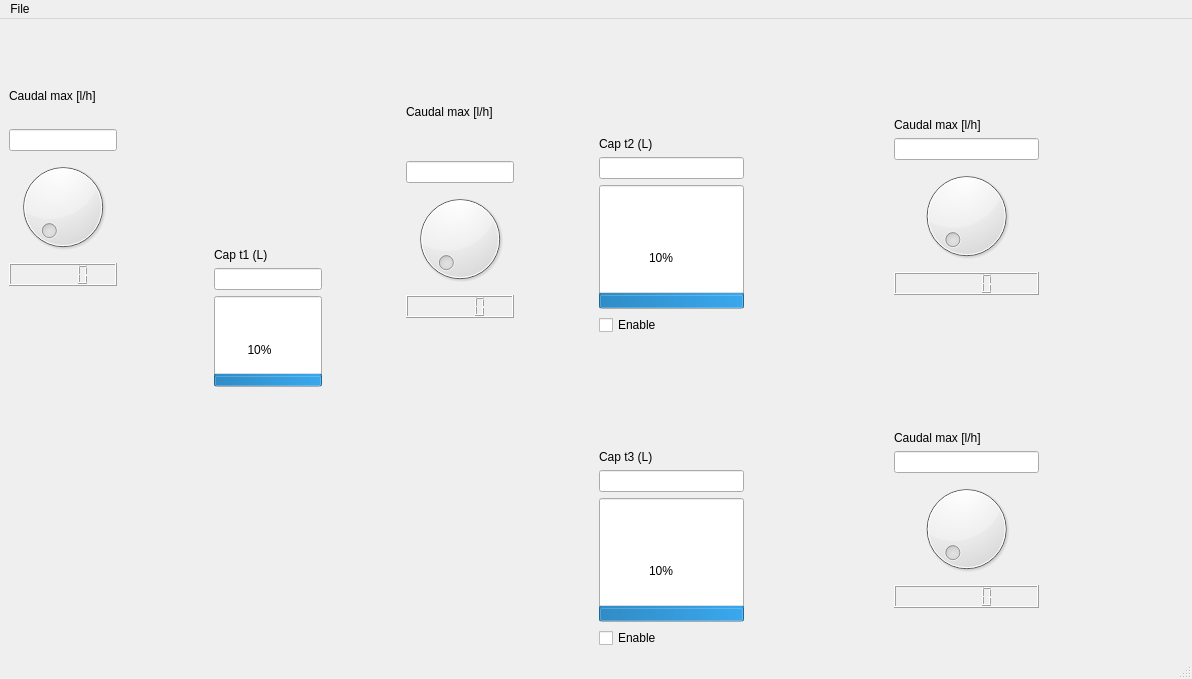
<?xml version="1.0" encoding="UTF-8"?>
<ui version="4.0">
 <class>MainWindow</class>
 <widget class="QMainWindow" name="MainWindow">
  <property name="geometry">
   <rect>
    <x>0</x>
    <y>0</y>
    <width>1192</width>
    <height>679</height>
   </rect>
  </property>
  <property name="sizePolicy">
   <sizepolicy hsizetype="Expanding" vsizetype="Preferred">
    <horstretch>0</horstretch>
    <verstretch>0</verstretch>
   </sizepolicy>
  </property>
  <property name="windowTitle">
   <string>MainWindow</string>
  </property>
  <widget class="QWidget" name="centralwidget">
   <layout class="QHBoxLayout" name="horizontalLayout_5">
    <item>
     <layout class="QHBoxLayout" name="horizontalLayout_4">
      <item>
       <layout class="QHBoxLayout" name="horizontalLayout_3">
        <item>
         <layout class="QVBoxLayout" name="verticalLayout_8" stretch="1,4">
          <item>
           <layout class="QVBoxLayout" name="verticalLayout_5" stretch="0,2,0">
            <item>
             <spacer name="verticalSpacer">
              <property name="orientation">
               <enum>Qt::Orientation::Vertical</enum>
              </property>
              <property name="sizeHint" stdset="0">
               <size>
                <width>20</width>
                <height>40</height>
               </size>
              </property>
             </spacer>
            </item>
            <item>
             <widget class="QLabel" name="label1">
              <property name="text">
               <string>Caudal max [l/h]</string>
              </property>
             </widget>
            </item>
            <item>
             <widget class="QLineEdit" name="caudal1"/>
            </item>
           </layout>
          </item>
          <item>
           <layout class="QVBoxLayout" name="verticalLayout">
            <item>
             <widget class="QDial" name="dial1"/>
            </item>
            <item>
             <widget class="QLCDNumber" name="number1">
              <property name="sizePolicy">
               <sizepolicy hsizetype="Minimum" vsizetype="Fixed">
                <horstretch>0</horstretch>
                <verstretch>0</verstretch>
               </sizepolicy>
              </property>
             </widget>
            </item>
            <item>
             <spacer name="verticalSpacer_5">
              <property name="orientation">
               <enum>Qt::Orientation::Vertical</enum>
              </property>
              <property name="sizeHint" stdset="0">
               <size>
                <width>20</width>
                <height>40</height>
               </size>
              </property>
             </spacer>
            </item>
           </layout>
          </item>
         </layout>
        </item>
        <item>
         <widget class="Line" name="line">
          <property name="orientation">
           <enum>Qt::Orientation::Horizontal</enum>
          </property>
         </widget>
        </item>
        <item>
         <widget class="Line" name="line_2">
          <property name="orientation">
           <enum>Qt::Orientation::Horizontal</enum>
          </property>
         </widget>
        </item>
        <item>
         <spacer name="horizontalSpacer">
          <property name="orientation">
           <enum>Qt::Orientation::Horizontal</enum>
          </property>
          <property name="sizeHint" stdset="0">
           <size>
            <width>40</width>
            <height>20</height>
           </size>
          </property>
         </spacer>
        </item>
        <item>
         <layout class="QVBoxLayout" name="verticalLayout_9" stretch="0,0,0">
          <item>
           <layout class="QVBoxLayout" name="verticalLayout_6">
            <item>
             <spacer name="verticalSpacer_4">
              <property name="orientation">
               <enum>Qt::Orientation::Vertical</enum>
              </property>
              <property name="sizeHint" stdset="0">
               <size>
                <width>20</width>
                <height>40</height>
               </size>
              </property>
             </spacer>
            </item>
            <item>
             <widget class="QLabel" name="label2">
              <property name="text">
               <string>Cap t1 (L)</string>
              </property>
             </widget>
            </item>
            <item>
             <widget class="QLineEdit" name="cap1"/>
            </item>
           </layout>
          </item>
          <item>
           <widget class="QProgressBar" name="tank1">
            <property name="sizePolicy">
             <sizepolicy hsizetype="Maximum" vsizetype="Fixed">
              <horstretch>0</horstretch>
              <verstretch>0</verstretch>
             </sizepolicy>
            </property>
            <property name="maximumSize">
             <size>
              <width>900</width>
              <height>600</height>
             </size>
            </property>
            <property name="value">
             <number>10</number>
            </property>
            <property name="textVisible">
             <bool>true</bool>
            </property>
            <property name="orientation">
             <enum>Qt::Orientation::Vertical</enum>
            </property>
            <property name="format">
             <string>%p%</string>
            </property>
           </widget>
          </item>
          <item>
           <spacer name="verticalSpacer_2">
            <property name="orientation">
             <enum>Qt::Orientation::Vertical</enum>
            </property>
            <property name="sizeHint" stdset="0">
             <size>
              <width>20</width>
              <height>40</height>
             </size>
            </property>
           </spacer>
          </item>
         </layout>
        </item>
        <item>
         <spacer name="horizontalSpacer_2">
          <property name="orientation">
           <enum>Qt::Orientation::Horizontal</enum>
          </property>
          <property name="sizeHint" stdset="0">
           <size>
            <width>40</width>
            <height>20</height>
           </size>
          </property>
         </spacer>
        </item>
        <item>
         <layout class="QVBoxLayout" name="verticalLayout_10" stretch="0,1,4">
          <item>
           <spacer name="verticalSpacer_10">
            <property name="orientation">
             <enum>Qt::Orientation::Vertical</enum>
            </property>
            <property name="sizeHint" stdset="0">
             <size>
              <width>20</width>
              <height>40</height>
             </size>
            </property>
           </spacer>
          </item>
          <item>
           <layout class="QVBoxLayout" name="verticalLayout_7">
            <item>
             <widget class="QLabel" name="label3">
              <property name="text">
               <string>Caudal max [l/h]</string>
              </property>
             </widget>
            </item>
            <item>
             <widget class="QLineEdit" name="caudal2"/>
            </item>
           </layout>
          </item>
          <item>
           <layout class="QVBoxLayout" name="verticalLayout_2">
            <item>
             <widget class="QDial" name="dial2"/>
            </item>
            <item>
             <widget class="QLCDNumber" name="number2">
              <property name="sizePolicy">
               <sizepolicy hsizetype="Minimum" vsizetype="Fixed">
                <horstretch>0</horstretch>
                <verstretch>0</verstretch>
               </sizepolicy>
              </property>
             </widget>
            </item>
            <item>
             <spacer name="verticalSpacer_6">
              <property name="orientation">
               <enum>Qt::Orientation::Vertical</enum>
              </property>
              <property name="sizeHint" stdset="0">
               <size>
                <width>20</width>
                <height>40</height>
               </size>
              </property>
             </spacer>
            </item>
           </layout>
          </item>
         </layout>
        </item>
        <item>
         <spacer name="horizontalSpacer_4">
          <property name="orientation">
           <enum>Qt::Orientation::Horizontal</enum>
          </property>
          <property name="sizeHint" stdset="0">
           <size>
            <width>40</width>
            <height>20</height>
           </size>
          </property>
         </spacer>
        </item>
       </layout>
      </item>
      <item>
       <layout class="QVBoxLayout" name="verticalLayout_21">
        <item>
         <layout class="QHBoxLayout" name="horizontalLayout_2">
          <item>
           <layout class="QVBoxLayout" name="verticalLayout_18">
            <item>
             <layout class="QVBoxLayout" name="verticalLayout_11">
              <item>
               <spacer name="verticalSpacer_13">
                <property name="orientation">
                 <enum>Qt::Orientation::Vertical</enum>
                </property>
                <property name="sizeHint" stdset="0">
                 <size>
                  <width>20</width>
                  <height>40</height>
                 </size>
                </property>
               </spacer>
              </item>
              <item>
               <widget class="QLabel" name="label4">
                <property name="text">
                 <string>Cap t2 (L)</string>
                </property>
               </widget>
              </item>
              <item>
               <widget class="QLineEdit" name="capA"/>
              </item>
             </layout>
            </item>
            <item>
             <layout class="QVBoxLayout" name="verticalLayout_13">
              <item>
               <widget class="QProgressBar" name="tankA">
                <property name="sizePolicy">
                 <sizepolicy hsizetype="Expanding" vsizetype="Expanding">
                  <horstretch>0</horstretch>
                  <verstretch>0</verstretch>
                 </sizepolicy>
                </property>
                <property name="value">
                 <number>10</number>
                </property>
                <property name="orientation">
                 <enum>Qt::Orientation::Vertical</enum>
                </property>
               </widget>
              </item>
              <item>
               <widget class="QCheckBox" name="enableA">
                <property name="text">
                 <string>Enable</string>
                </property>
               </widget>
              </item>
             </layout>
            </item>
           </layout>
          </item>
          <item>
           <spacer name="horizontalSpacer_3">
            <property name="orientation">
             <enum>Qt::Orientation::Horizontal</enum>
            </property>
            <property name="sizeHint" stdset="0">
             <size>
              <width>40</width>
              <height>20</height>
             </size>
            </property>
           </spacer>
          </item>
          <item>
           <layout class="QVBoxLayout" name="verticalLayout_19">
            <item>
             <layout class="QVBoxLayout" name="verticalLayout_12">
              <item>
               <spacer name="verticalSpacer_11">
                <property name="orientation">
                 <enum>Qt::Orientation::Vertical</enum>
                </property>
                <property name="sizeHint" stdset="0">
                 <size>
                  <width>20</width>
                  <height>40</height>
                 </size>
                </property>
               </spacer>
              </item>
              <item>
               <widget class="QLabel" name="label6">
                <property name="text">
                 <string>Caudal max [l/h]</string>
                </property>
               </widget>
              </item>
              <item>
               <widget class="QLineEdit" name="caudalA"/>
              </item>
             </layout>
            </item>
            <item>
             <layout class="QVBoxLayout" name="verticalLayout_4">
              <item>
               <widget class="QDial" name="dialA"/>
              </item>
              <item>
               <widget class="QLCDNumber" name="numberA">
                <property name="sizePolicy">
                 <sizepolicy hsizetype="Minimum" vsizetype="Fixed">
                  <horstretch>0</horstretch>
                  <verstretch>0</verstretch>
                 </sizepolicy>
                </property>
               </widget>
              </item>
              <item>
               <spacer name="verticalSpacer_9">
                <property name="orientation">
                 <enum>Qt::Orientation::Vertical</enum>
                </property>
                <property name="sizeHint" stdset="0">
                 <size>
                  <width>20</width>
                  <height>40</height>
                 </size>
                </property>
               </spacer>
              </item>
             </layout>
            </item>
           </layout>
          </item>
          <item>
           <spacer name="horizontalSpacer_6">
            <property name="orientation">
             <enum>Qt::Orientation::Horizontal</enum>
            </property>
            <property name="sizeHint" stdset="0">
             <size>
              <width>40</width>
              <height>20</height>
             </size>
            </property>
           </spacer>
          </item>
         </layout>
        </item>
        <item>
         <layout class="QHBoxLayout" name="horizontalLayout">
          <item>
           <layout class="QVBoxLayout" name="verticalLayout_17">
            <item>
             <layout class="QVBoxLayout" name="verticalLayout_15">
              <item>
               <spacer name="verticalSpacer_14">
                <property name="orientation">
                 <enum>Qt::Orientation::Vertical</enum>
                </property>
                <property name="sizeHint" stdset="0">
                 <size>
                  <width>20</width>
                  <height>40</height>
                 </size>
                </property>
               </spacer>
              </item>
              <item>
               <widget class="QLabel" name="label5">
                <property name="text">
                 <string>Cap t3 (L)</string>
                </property>
               </widget>
              </item>
              <item>
               <widget class="QLineEdit" name="capB"/>
              </item>
             </layout>
            </item>
            <item>
             <layout class="QVBoxLayout" name="verticalLayout_14">
              <item>
               <widget class="QProgressBar" name="tankB">
                <property name="sizePolicy">
                 <sizepolicy hsizetype="Expanding" vsizetype="Expanding">
                  <horstretch>0</horstretch>
                  <verstretch>0</verstretch>
                 </sizepolicy>
                </property>
                <property name="value">
                 <number>10</number>
                </property>
                <property name="orientation">
                 <enum>Qt::Orientation::Vertical</enum>
                </property>
               </widget>
              </item>
              <item>
               <widget class="QCheckBox" name="enableB">
                <property name="text">
                 <string>Enable</string>
                </property>
               </widget>
              </item>
             </layout>
            </item>
           </layout>
          </item>
          <item>
           <spacer name="horizontalSpacer_5">
            <property name="orientation">
             <enum>Qt::Orientation::Horizontal</enum>
            </property>
            <property name="sizeHint" stdset="0">
             <size>
              <width>40</width>
              <height>20</height>
             </size>
            </property>
           </spacer>
          </item>
          <item>
           <layout class="QVBoxLayout" name="verticalLayout_20">
            <item>
             <layout class="QVBoxLayout" name="verticalLayout_16">
              <item>
               <spacer name="verticalSpacer_12">
                <property name="orientation">
                 <enum>Qt::Orientation::Vertical</enum>
                </property>
                <property name="sizeHint" stdset="0">
                 <size>
                  <width>20</width>
                  <height>40</height>
                 </size>
                </property>
               </spacer>
              </item>
              <item>
               <widget class="QLabel" name="label7">
                <property name="text">
                 <string>Caudal max [l/h]</string>
                </property>
               </widget>
              </item>
              <item>
               <widget class="QLineEdit" name="caudalB"/>
              </item>
             </layout>
            </item>
            <item>
             <layout class="QVBoxLayout" name="verticalLayout_3">
              <item>
               <widget class="QDial" name="dialB"/>
              </item>
              <item>
               <widget class="QLCDNumber" name="numberB">
                <property name="sizePolicy">
                 <sizepolicy hsizetype="Minimum" vsizetype="Fixed">
                  <horstretch>0</horstretch>
                  <verstretch>0</verstretch>
                 </sizepolicy>
                </property>
               </widget>
              </item>
              <item>
               <spacer name="verticalSpacer_8">
                <property name="orientation">
                 <enum>Qt::Orientation::Vertical</enum>
                </property>
                <property name="sizeHint" stdset="0">
                 <size>
                  <width>20</width>
                  <height>40</height>
                 </size>
                </property>
               </spacer>
              </item>
             </layout>
            </item>
           </layout>
          </item>
          <item>
           <spacer name="horizontalSpacer_7">
            <property name="orientation">
             <enum>Qt::Orientation::Horizontal</enum>
            </property>
            <property name="sizeHint" stdset="0">
             <size>
              <width>40</width>
              <height>20</height>
             </size>
            </property>
           </spacer>
          </item>
         </layout>
        </item>
       </layout>
      </item>
     </layout>
    </item>
   </layout>
  </widget>
  <widget class="QMenuBar" name="menubar">
   <property name="geometry">
    <rect>
     <x>0</x>
     <y>0</y>
     <width>1192</width>
     <height>25</height>
    </rect>
   </property>
   <widget class="QMenu" name="menuFile">
    <property name="title">
     <string>File</string>
    </property>
    <addaction name="actionSave_state"/>
    <addaction name="separator"/>
    <addaction name="separator"/>
    <addaction name="actionLoad_state"/>
   </widget>
   <addaction name="menuFile"/>
  </widget>
  <widget class="QStatusBar" name="statusbar"/>
  <action name="actionSave_state">
   <property name="text">
    <string>Save state</string>
   </property>
  </action>
  <action name="actionLoad_state">
   <property name="text">
    <string>Load state</string>
   </property>
  </action>
 </widget>
 <resources/>
 <connections/>
</ui>
